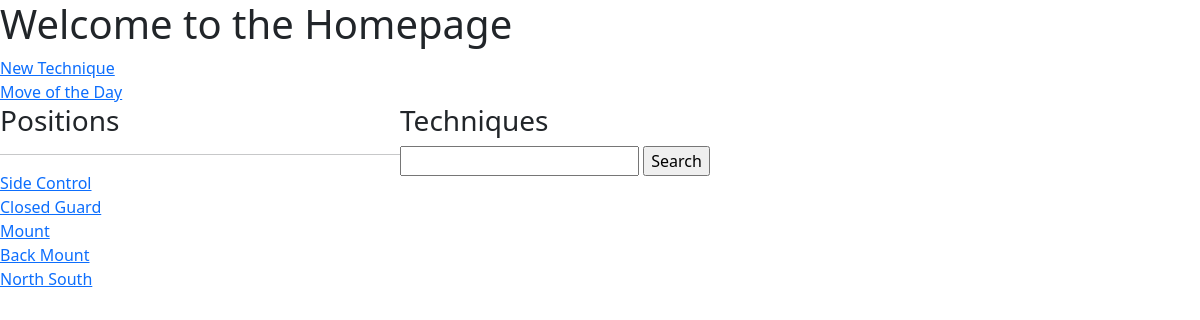
The app's page / (signed in), older data.
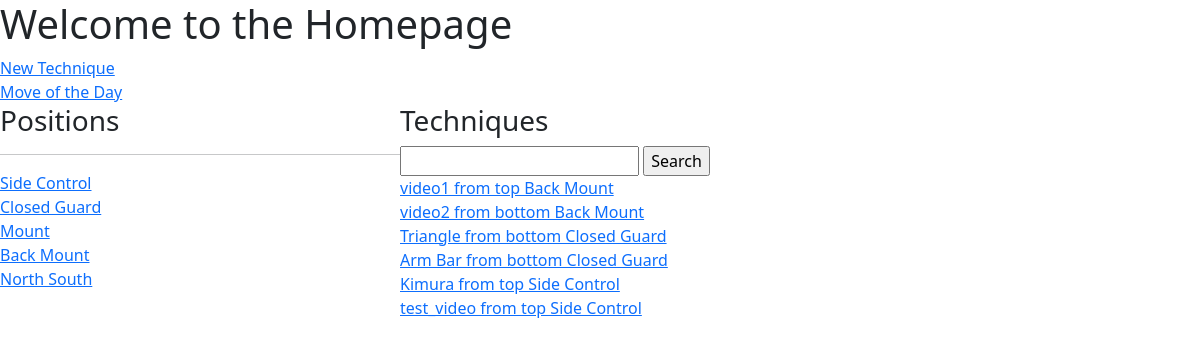
The same page, newer data.
### bjjtracker/models.py (models this page shows)
class Position(models.Model):
    name = models.CharField(primary_key=True, max_length=100)
    concepts = models.TextField(null=True, blank=True)
    def __str__(self):
        return self.name

class Technique(models.Model):
    TOP_BOTTOM = (
        ('top', 'top'),
        ('bottom', 'bottom'),
    )
    name = models.CharField(max_length=100)
    position = models.ForeignKey(Position, on_delete=models.CASCADE)
    topBottom = models.CharField(max_length=10, choices=TOP_BOTTOM, blank=True)
    user = models.ForeignKey(User, on_delete=models.CASCADE)
    tags = models.ManyToManyField('Tag', blank=True)
    date = models.DateTimeField(auto_now=True)
    steps = models.TextField(null=True, blank=True)
    details = models.TextField(null=True, blank=True)
    comments = models.TextField(null=True, blank=True)
    video = models.FileField(null=True, blank=True)
    id = models.UUIDField(default=uuid.uuid4, unique=True, primary_key=True, editable=False)
    def __str__(self):
        return "".join((self.name, " from ", self.topBottom, " ", self.position.name))

### bjjtracker/views.py (the view)
# urls.py: path('', views.home, name='home'),
@login_required(login_url='login')
def home(request):
    q = request.GET.get('search-area') if request.GET.get('search-area') != None else ''
    if q:
        techniques = Technique.objects.filter(
            Q(position__name__icontains=q) |
            Q(name__icontains=q)
        )
    else:
        techniques = Technique.objects.filter(user=request.user).order_by('position')
    positions = Position.objects.all()
    context = {'positions':positions, 'techniques':techniques, 'search_input':q}
    return render(request, 'bjjtracker/home.html', context)

### bjjtracker/templates/bjjtracker/home.html
{% extends 'main.html' %}
{% block content %}
<h1>Welcome to the Homepage</h1>
<a href="{% url 'create-technique' %}">New Technique</a>
<br>
<a href="{% url 'move-of-the-day' %}">Move of the Day</a>
<div class="home-containers">
    <div>
        <h3>Positions</h3>
        <hr>
        {% for position in positions %}
        <div>
            <a href="{% url 'position'  position.name %}">{{ position }}</a>
        </div>
        {% endfor %}
    </div>
    <div>
        <h3>Techniques</h3>
        <form method="GET">
            <input type="text" name="search-area" value="{{search_input}}">
            <input type="submit" value="Search">
        </form>
        {% for technique in techniques %}
        <div>
            <a href="{% url 'technique'  technique.id %}">{{ technique }}</a>
        </div>
        {% endfor %}
    </div>
</div>
{% endblock %}

Row changes from the older to the newer data that the page shows:
now on this page (row edited): Technique: name+topBottom+position "video1 from top Back Mount"
now on this page (row edited): Technique: name+topBottom+position "video2 from bottom Back Mount"
now on this page (row edited): Technique: name+topBottom+position "Triangle from bottom Closed Guard"
now on this page (row edited): Technique: name+topBottom+position "Arm Bar from bottom Closed Guard"
now on this page (row edited): Technique: name+topBottom+position "Kimura from top Side Control"
now on this page (row edited): Technique: name+topBottom+position "test_video from top Side Control"
